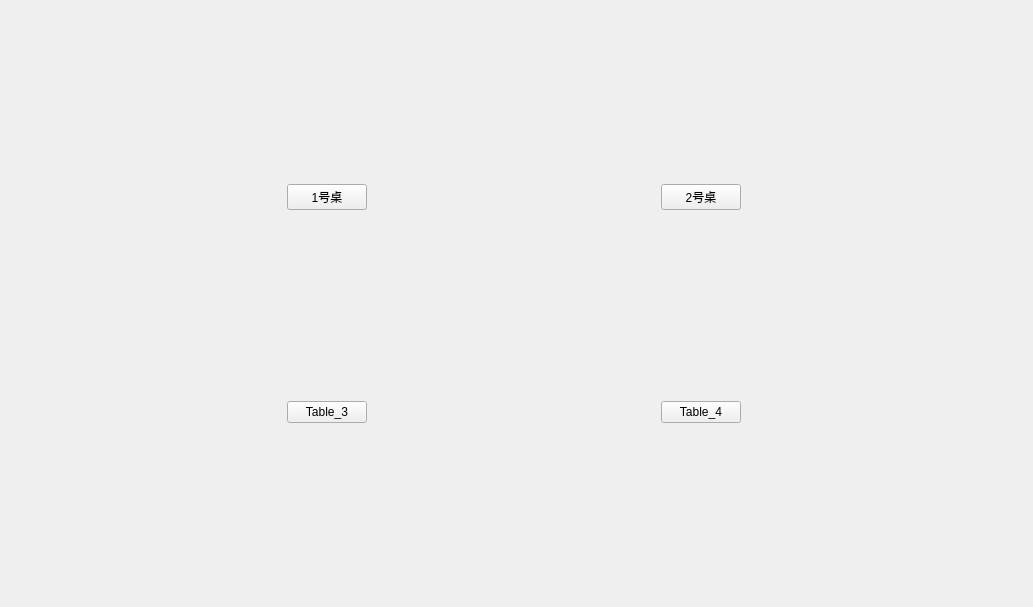
<?xml version="1.0" encoding="UTF-8"?>
<ui version="4.0">
 <class>Form</class>
 <widget class="QWidget" name="Form">
  <property name="geometry">
   <rect>
    <x>0</x>
    <y>0</y>
    <width>1033</width>
    <height>607</height>
   </rect>
  </property>
  <property name="windowTitle">
   <string>Form</string>
  </property>
  <widget class="QWidget" name="gridLayoutWidget">
   <property name="geometry">
    <rect>
     <x>-1</x>
     <y>-1</y>
     <width>1031</width>
     <height>611</height>
    </rect>
   </property>
   <layout class="QGridLayout" name="gridLayout">
    <item row="0" column="1">
     <widget class="QPushButton" name="Table2">
      <property name="sizePolicy">
       <sizepolicy hsizetype="Fixed" vsizetype="Fixed">
        <horstretch>0</horstretch>
        <verstretch>0</verstretch>
       </sizepolicy>
      </property>
      <property name="text">
       <string>2号桌</string>
      </property>
     </widget>
    </item>
    <item row="0" column="0">
     <widget class="QPushButton" name="Table1">
      <property name="sizePolicy">
       <sizepolicy hsizetype="Fixed" vsizetype="Fixed">
        <horstretch>0</horstretch>
        <verstretch>0</verstretch>
       </sizepolicy>
      </property>
      <property name="text">
       <string>1号桌</string>
      </property>
     </widget>
    </item>
    <item row="1" column="0">
     <widget class="QPushButton" name="pushButton_3">
      <property name="text">
       <string>Table_3</string>
      </property>
     </widget>
    </item>
    <item row="1" column="1">
     <widget class="QPushButton" name="pushButton_4">
      <property name="text">
       <string>Table_4</string>
      </property>
     </widget>
    </item>
   </layout>
  </widget>
 </widget>
 <resources/>
 <connections/>
</ui>
